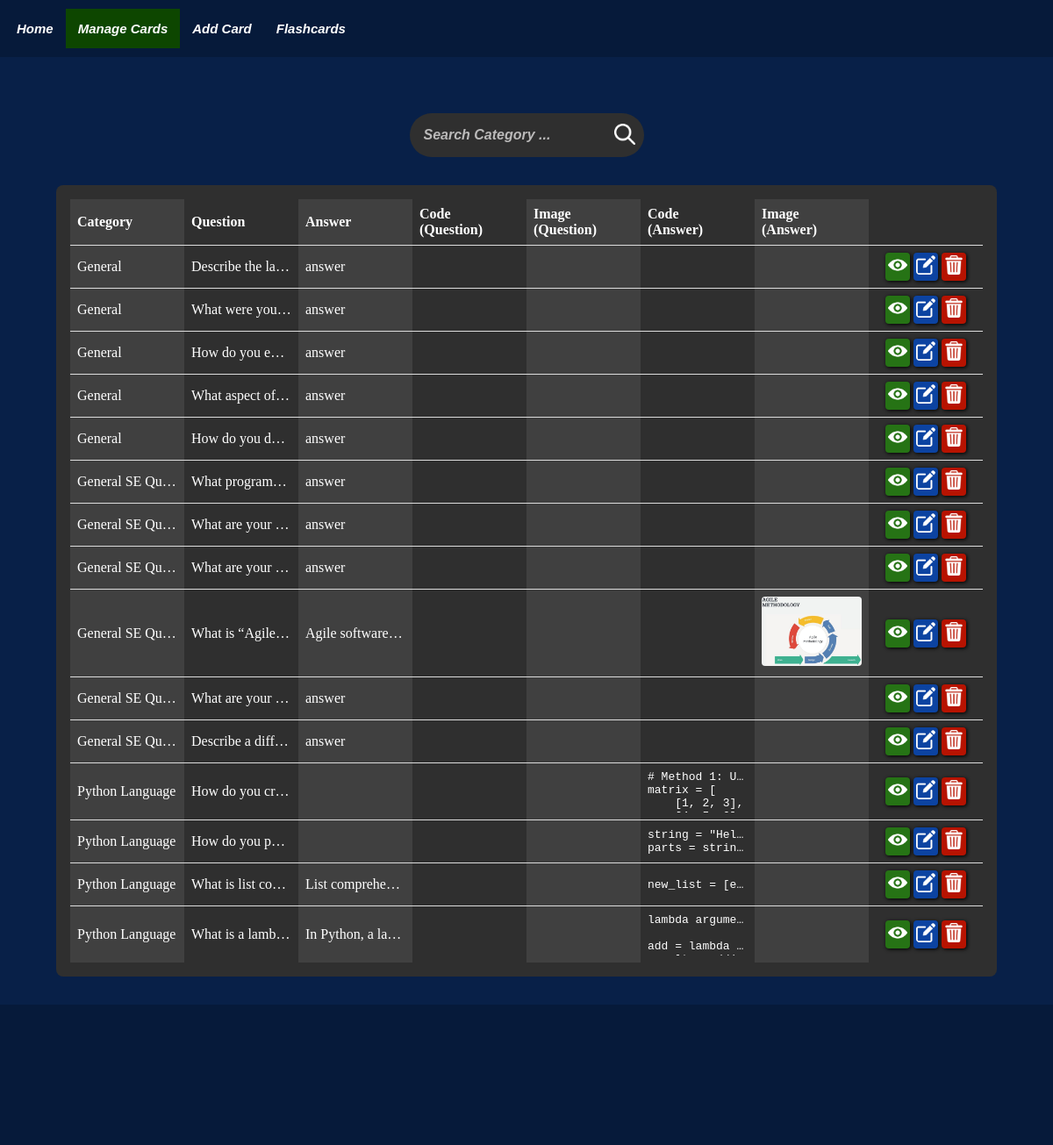
Page /manage_flashcards on the earlier database version.
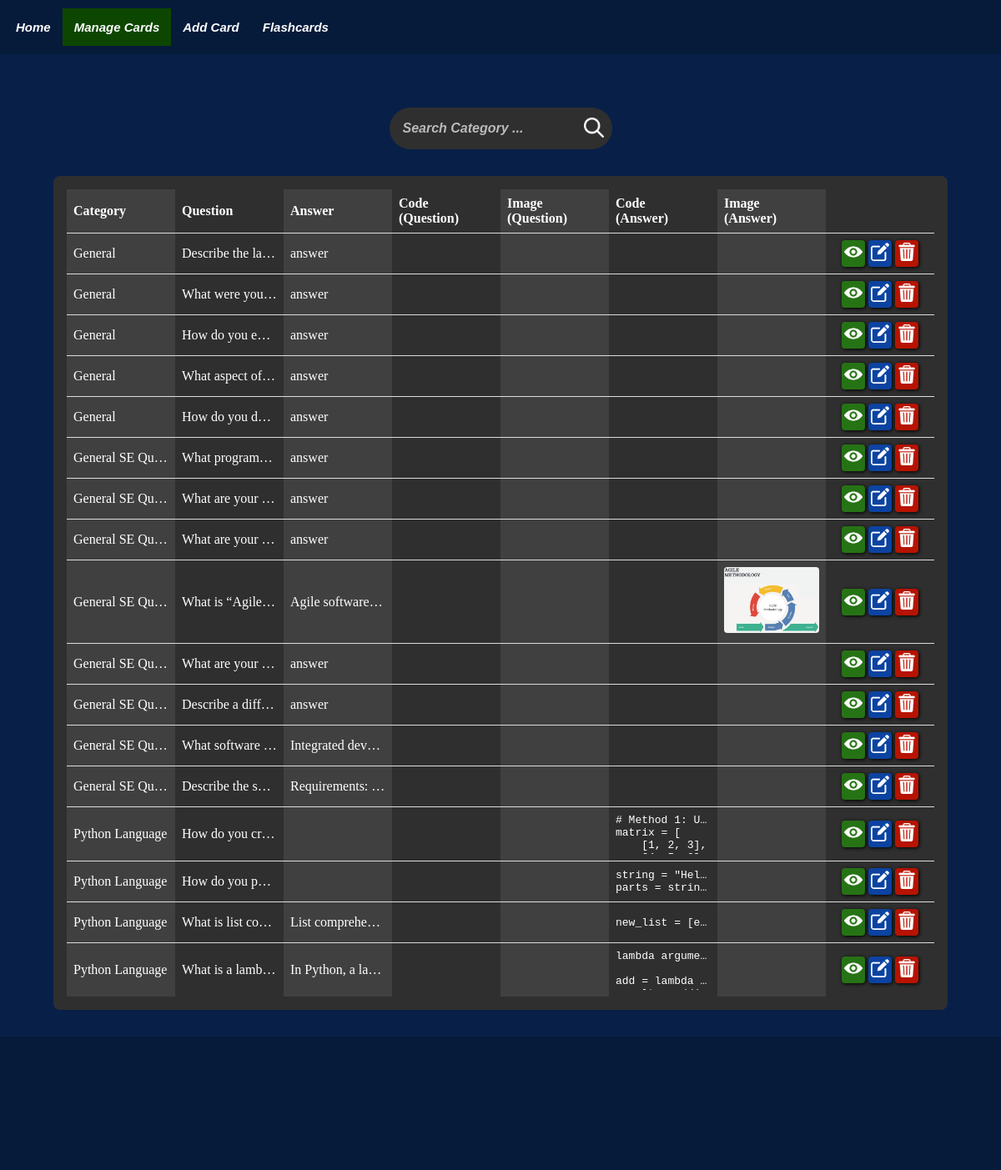
Same page on the later database version.
### tables this page shows
CREATE TABLE Flashcards(
                    cid INTEGER PRIMARY KEY AUTOINCREMENT,
                    category TEXT NOT NULL,
                    question TEXT,
                    answer TEXT,
                    qid INTEGER REFERENCES Figure(fid), 
                    aid INTEGER REFERENCES Figure(fid)
            );

CREATE TABLE Figure(
                    fid INTEGER PRIMARY KEY AUTOINCREMENT,
                    code_block TEXT,
                    code_type TEXT,
                    image_file TEXT
            );

### app.py (the view)
@app.route("/manage_flashcards", methods=['GET', 'POST'])
def manage_flashcards_route():
    if request.method == 'POST':
        category = request.form.get('search', type=str)
        data = database.view_allcards(category=category)
    else:
        data = database.view_allcards(category=None)
    categories = database.view_allcategories()
    return render_template('manage_flashcards.html', nav_id="manage-page", data=data, categories=categories)

### templates/manage_flashcards.html (shortened to what this page needs)
{% extends "base.html" %}
{% block content %}
<div class="search-container">
    <form class="category-search" action="#" method="post">
        <div class="search-wrapper">
            <input type="text" class="search" id="search" name="search" placeholder="Search Category ..." autocomplete="on">
            <button class="search-btn" type="submit">
                <img class="search-image" src="{{ url_for('static', filename='images/icons/search.png') }}">
            </button>
        </div>
    </form>
</div>
<div class="questions-table">
    <table>
        <thead>
            <tr>
                <th>Category</th>
                <th>Question</th>
                <th>Answer</th>
                <th>Code<br>(Question)</th>
                <th>Image<br>(Question)</th>
                <th>Code<br>(Answer)</th>
                <th>Image<br>(Answer)</th>
                <th></th>
            </tr>
        </thead>
        <tbody>
            {% for value in data['questions'] %}
            <tr>
                <td class="flash-cell">{{ value['category'] | escape }}</td>
                <td class="flash-cell">{{ value['question'] | escape }}</td>
                <td class="flash-cell">{{ value['answer'] | escape }}</td>
                <td class="flash-cell">
                </td>
                <td class="flash-cell">
                </td>
                <td class="flash-cell">
                    {% if value['a_code_block'] %}
                    <pre><code>{{ value['a_code_block'] | escape }}</code></pre>
                    {% endif %}
                </td>
                <td class="flash-cell">
                    {% if value['a_image_file'] %}
                    <img class="card-image" src="{{ url_for('static', filename='images/' + value['a_image_file']) }}"
                        alt="{{ value['a_image_file'] }}">
                    {% endif %}
                </td>
                <td class="action-cells">
                    <div class="action-links">
                        <a class="action-cell view-cell" href="{{ url_for('view_flashcard_route', key=value['key']) | escape }}">
                            <img class="icon-button" src="{{ url_for('static', filename='images/icons/view.png') }}" alt="view">
                        </a>
                        <a class="action-cell edit-cell" href="{{ url_for('edit_flashcard_route', key=value['key']) | escape }}">
                            <img class="icon-button" src="{{ url_for('static', filename='images/icons/edit.png') }}" alt="edit">
                        </a>
                        <a class="action-cell delete-cell" href="#" data-question="{{ value['key'] | escape }}">
                            <img class="icon-button" src="{{ url_for('static', filename='images/icons/delete.png') }}" alt="delete">
                        </a>
                    </div>
                </td>
            </tr>
            {% endfor %}
        </tbody>
    </table>
</div>
{% endblock %}

### templates/base.html (shortened to what this page needs)
<!DOCTYPE html>
<html lang="en">
    <head>
        <link rel="stylesheet" type="text/css" href="{{ url_for('static', filename='css/base.css') }}">
        <link rel="stylesheet" type="text/css" href="{{ url_for('static', filename='css/prism.css') }}">
    </head>
    <body>
        <div id="nav-bar">
            <ul class="nav">
                <li><a href="{{  url_for('home')  }}" class="nav-tile {% if nav_id == 'home-page' %}active{% endif %}">Home</a></li>
                <li><a href="{{  url_for('manage_flashcards_route')  }}" class="nav-tile {% if nav_id == 'manage-page' %}active{% endif %}">Manage Cards</a></li>
                <li><a href="{{  url_for('add_flashcard_route')  }}" class="nav-tile {% if nav_id == 'add-page' %}active{% endif %}">Add Card</a></li>
                <li>
                    <div class="dropdown {% if nav_id == 'flashcard-page' %}active{% endif %}">
                        <button class="dropbtn nav-tile">Flashcards</button>
                    </div>
                </li>
            </ul>
        </div>
        <div id="flash-messages">
        </div>
        <div class="content">
            {% block content %}{% endblock %}
        </div>
        <footer></footer>
    </body>
</html>

### static/css/base.css (style rules this page uses)
* { padding: 0; margin: 0; box-sizing: border-box; }
body { background-color: #082048; font-family: 'Times New Roman', Times, serif; width: 100%; position: relative; display: flex; flex-direction: column; min-height: 100vh; }
.content { flex: 1; }
#nav-bar { padding: 10px 0px 10px 5px; margin-bottom: 1rem; background-color: rgba(0, 0, 0, 0.2); display: flex; flex-direction: row; }
.nav { list-style-type: none; margin: 0; padding: 0; overflow: hidden; }
.nav li { display: inline; float: left; }
.nav-tile { font-size: 15px; font-family: Arial, sans-serif; font-weight: bold; font-style: italic; display: block; color: #FFFFFF; text-align: center; padding: 14px; text-decoration: none; }
.active { background: #0d4600; }
.dropbtn { background-color: inherit; border: none; }
#flash-messages { margin: 0 4rem 1rem 4rem; height: 2rem; overflow: hidden; }
.icon-button { border-radius: 4px; height: auto; width: fit-content; max-height: 100%; max-width: 100%; }
.card-image { border-radius: 4px; height: fit-content; max-height: 100%; max-width: 100%; }
.search-container { display: flex; justify-content: center; align-content: space-between; margin-bottom: 2rem; }
.search-wrapper { position: relative; display: flex; align-items: center; }
#search { border: none; border-radius: 90px; padding: 1rem 2rem 1rem 1rem; font-size: 16px; font-weight: bold; font-style: italic; color: #000; background-color: #2f2f2f; color: #FFFFFF; }
#search::placeholder { color: #bbbaba; }
.search-btn { position: absolute; right: 0; background-color: inherit; border: none; border-radius: 90px; padding: 10px; }
.search-image { max-height: 1.5rem; background-color: inherit; }
.questions-table { margin: 0 4rem 2rem 4rem; padding: 1rem; border-radius: 8px; background-color: #2f2f2f; color: #FFFFFF; }
table { width: 100%; table-layout: fixed; border-collapse: collapse; }
th, td { text-align: left; border-bottom: 1px solid #ddd; padding: 8px; }
td pre { max-height: 3rem; overflow: hidden; text-overflow: ellipsis; }
td:nth-child(odd), th:nth-child(odd) { background-color: #404040; }
tr:last-child td { border-bottom: none; }
.flash-cell { white-space: nowrap; overflow: hidden; text-overflow: ellipsis; }
.action-cells { text-align: center; justify-content: space-around; }
.action-links { display: flex; justify-content: center; min-width: 6rem; }
.action-cell { text-decoration: none; padding: 3px; margin: 0 2px; border-radius: 4px; color: #FFFFFF; width: 1.75rem; min-width: 1.75rem; box-shadow: 1px 1px 4px #000; }
.view-cell { background-color: #267315; }
.edit-cell { background-color: #0c43a1; }
.delete-cell, .dlt-cell { background-color: #b71301; }
footer { height: 10rem; background-color: rgba(0, 0, 0, 0.2); }

Differences in the rows shown:
added Flashcards: category "General SE Qu…", question "What software…", answer "Integrated dev…"
added Flashcards: category "General SE Qu…", question "Describe the s…", answer "Requirements:…"
